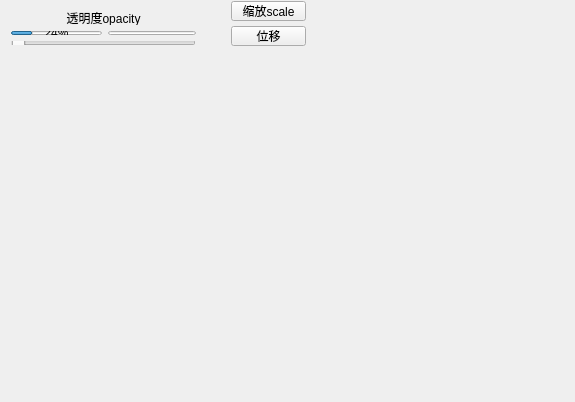
<?xml version="1.0" encoding="UTF-8"?>
<ui version="4.0">
 <class>animation</class>
 <widget class="QWidget" name="animation">
  <property name="geometry">
   <rect>
    <x>0</x>
    <y>0</y>
    <width>575</width>
    <height>402</height>
   </rect>
  </property>
  <property name="windowTitle">
   <string>animation</string>
  </property>
  <widget class="QPushButton" name="scale_btn">
   <property name="geometry">
    <rect>
     <x>231</x>
     <y>1</y>
     <width>75</width>
     <height>20</height>
    </rect>
   </property>
   <property name="text">
    <string>缩放scale</string>
   </property>
  </widget>
  <widget class="QPushButton" name="displacement_btn">
   <property name="geometry">
    <rect>
     <x>231</x>
     <y>26</y>
     <width>75</width>
     <height>20</height>
    </rect>
   </property>
   <property name="text">
    <string>位移</string>
   </property>
  </widget>
  <widget class="QWidget" name="">
   <property name="geometry">
    <rect>
     <x>0</x>
     <y>0</y>
     <width>207</width>
     <height>56</height>
    </rect>
   </property>
   <layout class="QVBoxLayout" name="verticalLayout">
    <item>
     <widget class="QLabel" name="label">
      <property name="text">
       <string>透明度opacity</string>
      </property>
      <property name="alignment">
       <set>Qt::AlignCenter</set>
      </property>
     </widget>
    </item>
    <item>
     <layout class="QGridLayout" name="gridLayout">
      <item row="0" column="0">
       <widget class="QProgressBar" name="progressBar">
        <property name="value">
         <number>24</number>
        </property>
       </widget>
      </item>
      <item row="0" column="1">
       <widget class="QLineEdit" name="slider_text"/>
      </item>
      <item row="1" column="0" colspan="2">
       <widget class="QSlider" name="horizontalSlider">
        <property name="orientation">
         <enum>Qt::Horizontal</enum>
        </property>
       </widget>
      </item>
     </layout>
    </item>
   </layout>
  </widget>
 </widget>
 <layoutdefault spacing="6" margin="11"/>
 <resources/>
 <connections/>
</ui>
